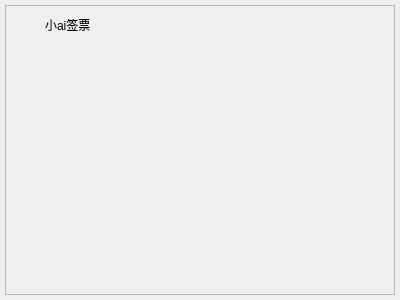
<?xml version="1.0" encoding="UTF-8"?>
<ui version="4.0">
 <class>CustomerDialog</class>
 <widget class="QDialog" name="CustomerDialog">
  <property name="geometry">
   <rect>
    <x>0</x>
    <y>0</y>
    <width>400</width>
    <height>300</height>
   </rect>
  </property>
  <property name="windowTitle">
   <string>Dialog</string>
  </property>
  <widget class="QWidget" name="centralwidget" native="true">
   <property name="geometry">
    <rect>
     <x>0</x>
     <y>0</y>
     <width>400</width>
     <height>300</height>
    </rect>
   </property>
   <widget class="QFrame" name="content_frame">
    <property name="geometry">
     <rect>
      <x>5</x>
      <y>5</y>
      <width>390</width>
      <height>290</height>
     </rect>
    </property>
    <property name="frameShape">
     <enum>QFrame::StyledPanel</enum>
    </property>
    <property name="frameShadow">
     <enum>QFrame::Raised</enum>
    </property>
    <widget class="drag_win_widget" name="title" native="true">
     <property name="geometry">
      <rect>
       <x>0</x>
       <y>0</y>
       <width>390</width>
       <height>35</height>
      </rect>
     </property>
     <widget class="QLabel" name="icon_close">
      <property name="geometry">
       <rect>
        <x>363</x>
        <y>10</y>
        <width>21</width>
        <height>20</height>
       </rect>
      </property>
      <property name="text">
       <string/>
      </property>
     </widget>
     <widget class="QLabel" name="icon_min">
      <property name="geometry">
       <rect>
        <x>330</x>
        <y>10</y>
        <width>31</width>
        <height>20</height>
       </rect>
      </property>
      <property name="text">
       <string/>
      </property>
     </widget>
     <widget class="QLabel" name="title_text">
      <property name="geometry">
       <rect>
        <x>40</x>
        <y>10</y>
        <width>54</width>
        <height>20</height>
       </rect>
      </property>
      <property name="text">
       <string>小ai签票</string>
      </property>
     </widget>
     <widget class="QLabel" name="title_logo">
      <property name="geometry">
       <rect>
        <x>10</x>
        <y>10</y>
        <width>20</width>
        <height>20</height>
       </rect>
      </property>
      <property name="text">
       <string/>
      </property>
     </widget>
    </widget>
    <widget class="QWidget" name="dialog_content" native="true">
     <property name="geometry">
      <rect>
       <x>0</x>
       <y>35</y>
       <width>390</width>
       <height>210</height>
      </rect>
     </property>
    </widget>
    <widget class="QWidget" name="dialog_footer" native="true">
     <property name="geometry">
      <rect>
       <x>0</x>
       <y>245</y>
       <width>390</width>
       <height>45</height>
      </rect>
     </property>
    </widget>
   </widget>
  </widget>
 </widget>
 <customwidgets>
  <customwidget>
   <class>drag_win_widget</class>
   <extends>QWidget</extends>
   <header location="global">components/drag_win_widget.h</header>
   <container>1</container>
  </customwidget>
 </customwidgets>
 <resources/>
 <connections/>
</ui>
